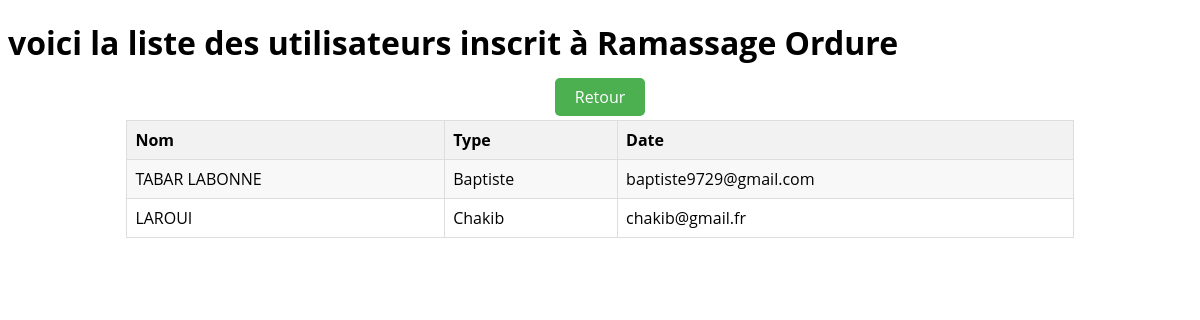
The app's page /usersByEvents.php?id=2 with its own data.
### tables this page shows
CREATE TABLE IF NOT EXISTS `events` (
  `id` int(11) NOT NULL AUTO_INCREMENT,
  `nom` varchar(255) NOT NULL,
  `type` varchar(255) NOT NULL,
  `date` date NOT NULL,
  `nb_inscrit` int(11) DEFAULT '0',
  PRIMARY KEY (`id`)
);

CREATE TABLE IF NOT EXISTS `events_users` (
  `id` int(11) NOT NULL AUTO_INCREMENT,
  `event_id` int(11) NOT NULL,
  `user_id` int(11) NOT NULL,
  PRIMARY KEY (`id`),
  KEY `event_id` (`event_id`),
  KEY `user_id` (`user_id`),
  CONSTRAINT `events_users_ibfk_1` FOREIGN KEY (`event_id`) REFERENCES `events` (`id`),
  CONSTRAINT `events_users_ibfk_2` FOREIGN KEY (`user_id`) REFERENCES `users` (`id`)
);

CREATE TABLE IF NOT EXISTS `users` (
  `id` int(11) NOT NULL AUTO_INCREMENT,
  `nom` varchar(255) NOT NULL,
  `prenom` varchar(255) NOT NULL,
  `password` varchar(255) NOT NULL,
  `email` varchar(255) NOT NULL,
  `role` enum('ROLE_USER','ROLE_ADMIN') NOT NULL DEFAULT 'ROLE_USER',
  `nb_events` int(11) NOT NULL DEFAULT '0',
  `newsletter` tinyint(1) DEFAULT '0',
  PRIMARY KEY (`id`)
);

### public/fonction.php (called while the page is built, shortened)
<?php
require_once 'connexion_bd.php';
function idEvents($id){
    global $pdo;
    $query = 'SELECT * FROM events WHERE id=:id';
    $prep = $pdo->prepare($query);
    $prep->bindValue(':id', $id);
    $prep->execute();
    return $prep->fetch();
}
function usersByEvent($event_id){
    global $pdo;
    $query = 'SELECT * FROM events_users LEFT
              JOIN users ON events_users.user_id = users.id
              WHERE event_id=:event_id';
    $prep = $pdo->prepare($query);
    $prep->bindValue(':event_id', $event_id);
    $prep->execute();
    return $prep->fetchAll();
}

### public/usersByEvents.php (the view, shortened to what this page needs)
<!DOCTYPE html>
<html lang="fr">
<head class="tete">
    <?php
    require_once 'fonction.php';
    if (isset($_GET['id'])) {
        $event_id = $_GET['id'];
        $event = idEvents($event_id);
        $users = usersByEvent($event_id);
    }
    ?>
</head>
<body>
    <div class="container">
        <table class="table table-bordered table-dark">
            <h1>
                <?php echo $_SESSION['prenom'] ?> voici la liste des utilisateurs inscrit à <?php echo $event->nom; ?>
            </h1>
            <div style="text-align: center; margin-top: 10px;">
                <a href="listeEvents.php" class="btn btn-primary">Retour</a>
            </div>
            <tr>
                <th>Nom</th>
                <th>Type</th>
                <th>Date</th>
            </tr>
            <?php foreach ($users as $us): ?>
                <tr>
                    <td>
                        <?php echo $us->nom ?>
                    </td>
                    <td>
                        <?php echo $us->prenom ?>
                    </td>
                    <td>
                        <?php echo $us->email ?>
                    </td>
                </tr>
            <?php endforeach ?>
        </table>
    </div>
</body>

### public/usersByEvents.php (style rules this page uses)
body { font-family: 'Open Sans', sans-serif; }
table { border-collapse: collapse; width: 80%; margin: 0 auto; margin-top: 1%; }
th, td { border: 1px solid #ddd; padding: 8px; text-align: left; }
th { background-color: #f2f2f2; font-weight: bold; }
tr:nth-child(even) { background-color: #f8f8f8; }
.table { border-radius: 10px; }
.btn { padding: 8px 20px; border-radius: 5px; text-decoration: none; color: #fff; }
.btn-primary { background-color: #4CAF50; }

### records on screen
events: nom "Ramassage Ordure"
events_users: user.nom "TABAR LABONNE", user.prenom "Baptiste", user.email "baptiste9729@gmail.com"
events_users: user.nom "LAROUI", user.prenom "Chakib", user.email "chakib@gmail.fr"
